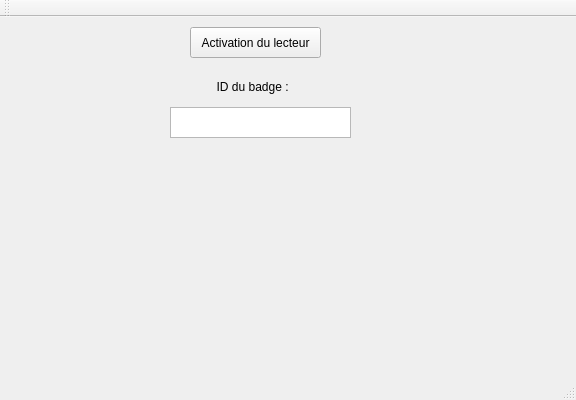
<?xml version="1.0" encoding="UTF-8"?>
<ui version="4.0">
 <class>someButton_2</class>
 <widget class="QMainWindow" name="someButton_2">
  <property name="geometry">
   <rect>
    <x>0</x>
    <y>0</y>
    <width>576</width>
    <height>400</height>
   </rect>
  </property>
  <property name="windowTitle">
   <string>QtWidgetsApplication3</string>
  </property>
  <widget class="QWidget" name="centralWidget">
   <widget class="QPushButton" name="button">
    <property name="geometry">
     <rect>
      <x>190</x>
      <y>10</y>
      <width>131</width>
      <height>31</height>
     </rect>
    </property>
    <property name="text">
     <string>Activation du lecteur</string>
    </property>
   </widget>
   <widget class="QTextEdit" name="textEdit">
    <property name="geometry">
     <rect>
      <x>170</x>
      <y>90</y>
      <width>181</width>
      <height>31</height>
     </rect>
    </property>
   </widget>
   <widget class="QLabel" name="label">
    <property name="geometry">
     <rect>
      <x>200</x>
      <y>60</y>
      <width>121</width>
      <height>20</height>
     </rect>
    </property>
    <property name="text">
     <string>     ID du badge :</string>
    </property>
   </widget>
  </widget>
  <widget class="QMenuBar" name="menuBar">
   <property name="geometry">
    <rect>
     <x>0</x>
     <y>0</y>
     <width>576</width>
     <height>25</height>
    </rect>
   </property>
  </widget>
  <widget class="QToolBar" name="mainToolBar">
   <attribute name="toolBarArea">
    <enum>TopToolBarArea</enum>
   </attribute>
   <attribute name="toolBarBreak">
    <bool>false</bool>
   </attribute>
  </widget>
  <widget class="QStatusBar" name="statusBar"/>
 </widget>
 <layoutdefault spacing="6" margin="11"/>
 <resources>
  <include location="QtWidgetsApplication3.qrc"/>
 </resources>
 <connections/>
</ui>
